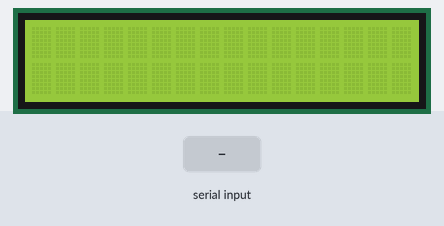
A sketch run on a simulated Arduino Uno, built with avr-gcc and run on an emulated ATmega328P. On the bench: 16×2 character LCD. The inputs (shaded band) are chosen by the test bench.

Above: at 1.2 s.
1.3 s: byte 30 received over Serial
2.8 s: byte 90 received over Serial
At 3.8 s:
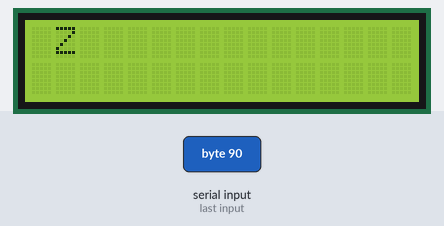
4.3 s: byte 120 received over Serial
At 5.0 s:
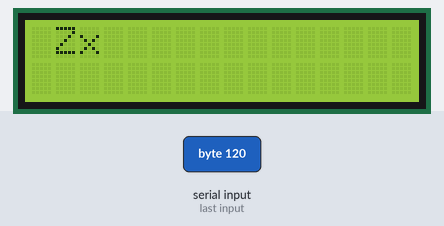
5.8 s: byte 30 received over Serial
7.3 s: byte 90 received over Serial
At 8.5 s:
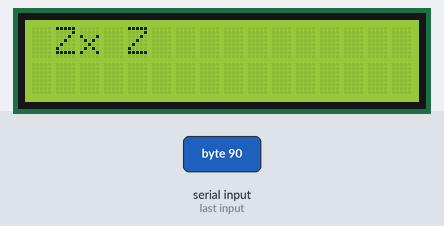
8.8 s: byte 120 received over Serial
At 9.6 s:
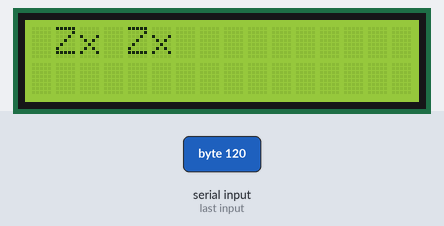
Timing chart, 0 to 11.3 s (numbered marks = the images above; inputs shaded):
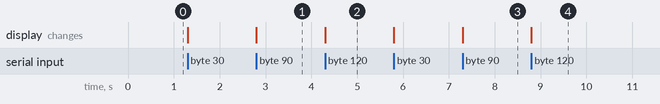

The sketch:

Monitor_LCD_comunicacao.ino
```cpp
#include <LiquidCrystal.h>
LiquidCrystal lcd(12, 11, 5, 4, 3, 2);
int incomingByte, x, y;
void setup() {
  // put your setup code here, to run once:
  lcd.begin(16, 2);
  Serial.begin(9600);
}

void loop() {
  // put your main code here, to run repeatedly:
  if(Serial.available() > 0){
    incomingByte = Serial.read();
    lcd.print(char(incomingByte));
    x = x + 1;
    y = y + 1;
    if(x > 15){
      lcd.setCursor(0, 2);
    }
    if( y > 31){
      lcd.setCursor(0, 0);
      y = 0;
      x = 0;
    }
  }
}
```

Measured:
- after the input at 2.8 s, the display: changes at once (image 1)
- after the input at 4.3 s, the display: changes at once (image 2)
- after the input at 7.3 s, the display: changes at once (image 3)
- after the input at 8.8 s, the display: changes at once (image 4)
